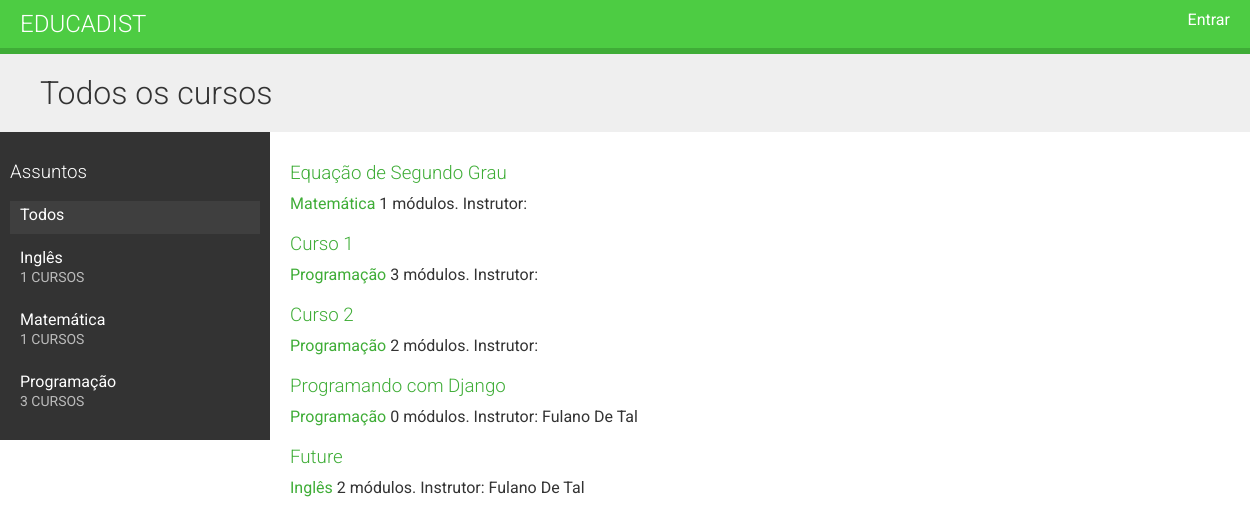
The app's page /, older data.
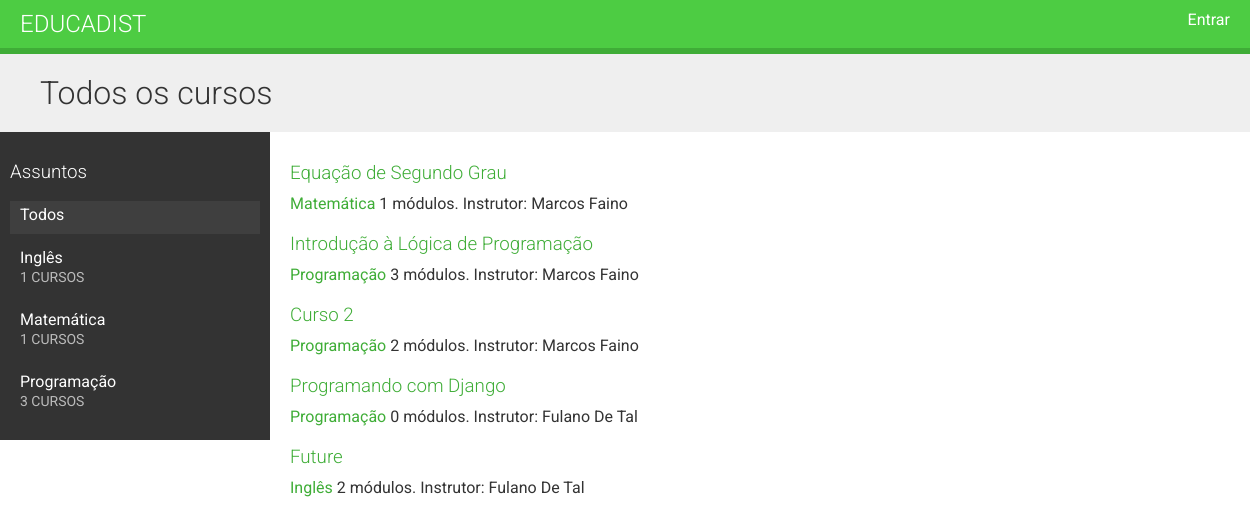
The same page, newer data.
### cursos/models.py (models this page shows, shortened)
class Curso(models.Model):
    dono = models.ForeignKey(User,
                             related_name='criador_curso',
                             on_delete= models.CASCADE)
    assunto = models.ForeignKey(Assunto,
                                related_name='cursos',
                                on_delete=models.CASCADE)
    titulo = models.CharField(max_length=200)
    slug = models.SlugField(max_length=200)
    desc_geral = models.TextField()
    criado = models.DateTimeField(auto_now_add=True)
    alunos = models.ManyToManyField(User,
                                    related_name='cursos_aluno',
                                    blank=True)
    class Meta:
        ordering = ['-criado']

class Assunto(models.Model):
    titulo = models.CharField(max_length=200)
    slug = models.SlugField(max_length=200, unique=True)
    class Meta:
        ordering = ['titulo']
    def __str__(self):
        return self.titulo

### cursos/views.py (the view)
# urls.py: path('', ListarCursosView.as_view(), name='listar_cursos'),
class ListarCursosView(TemplateResponseMixin, View):
    model = Curso
    template_name = 'curso/listar.html'
    def get(self, request, assunto=None):
        assuntos = Assunto.objects.annotate(
                           total_cursos=Count('cursos'))
        cursos = Curso.objects.annotate(
                           total_modulos=Count('modulos'))
        if assunto:
            assunto = get_object_or_404(Assunto, slug=assunto)
            cursos = cursos.filter(assunto=assunto)
        return self.render_to_response({'assuntos': assuntos,
                                        'assunto': assunto,
                                        'cursos': cursos})

### cursos/templates/curso/listar.html (shortened to what this page needs)
{% extends "base.html" %}
{% block conteudo %}
    <h1>
    {% if assunto %}
        {{ assunto.titulo }} : cursos
    {% else %}
        Todos os cursos
    {% endif %}
    </h1>
    <div class="contents">
        <h3>Assuntos</h3>
        <ul id="modules">
            <li
                {% if not assunto %}
                    class="selected"
                {% endif %}>
                <a href="{% url 'listar_cursos' %}">Todos</a>
            </li>
            {% for a in assuntos %}
            <li {% if assunto == a %}class="selected"{% endif %}>
                <a href="{% url 'listar_cursos_assunto' a.slug %}">
                    {{ a.titulo }} <br>
                    <span> {{ a.total_cursos }} cursos</span>
                </a>
            </li>
            {% endfor %}
        </ul>
    </div>
    <div class="module">
        {% for c in cursos %}
          {% with assunto=c.assunto %}
            <h3>
                <a href="{% url 'detalhe_curso' c.slug %}">
                    {{ c.titulo }}
                </a>
            </h3>
            <p>
                <a href="{% url 'listar_cursos_assunto' assunto.slug %}">
                    {{ assunto }}
                </a>
                {{ c.total_modulos }} módulos.
                Instrutor: {{ c.dono.get_full_name }}
            </p>
          {% endwith %}
        {% endfor %}
    </div>
{% endblock %}

Row changes from the older to the newer data that the page shows:
changed through a linked row, Curso "Equação de Segundo Grau": dono.get_full_name (not shown) → "Marcos Faino"
changed Curso: titulo "Curso 1" → "Introdução à Lógica de Programação"; dono.get_full_name (not shown) → "Marcos Faino"
changed through a linked row, Curso "Curso 2": dono.get_full_name (not shown) → "Marcos Faino"
